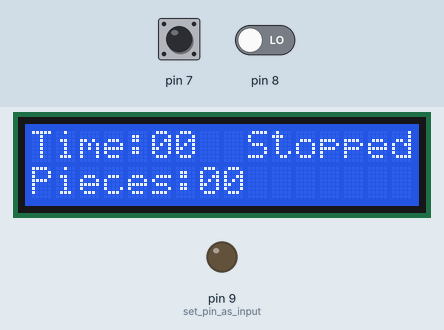
The sketch below on a simulated Arduino Uno, built with avr-gcc and run on an emulated ATmega328P. Shown: 16×2 character LCD, output pins drawn as LEDs (lit = HIGH). The test bench sets the inputs (shaded band); at power-on: pin 7 LOW, pin 8 LOW.

Above: at 3.2 s.
3.3 s: pin 7 pulsed HIGH 5 times (0.12 s each, 0.3 s apart)
At 7.4 s:
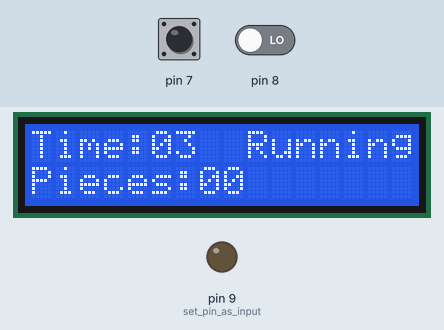
7.5 s: pin 7 driven HIGH
9.0 s: pin 7 driven LOW
At 10.2 s:
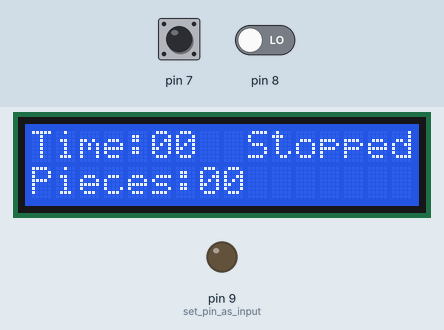
Timing chart, 0 to 12.0 s (numbered marks = the images above; inputs shaded):
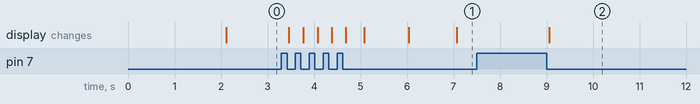

Measured:
- after the input at 3.3 s, the display: first changes after 0.16 s (image 1 shows a later state)
- after the input at 7.5 s, every drawn part: stays the same
- after the input at 9.0 s, the display: changes after 0.05 s (image 2)

The sketch:

PieceCounter.ino
```cpp
#include <Wire.h>
#include <LiquidCrystal_I2C.h>

/*******************/
/* Global constant */
/*******************/
#define LIMIT 70
#define TIMEALARM 5

/********************/
/* Global variables */
/********************/
boolean detection = false;
unsigned long totalSeconds = 0;
int seconds = 0;
int secondsAlarm = 0;
int state = 0;
int pieces = 0;

// LCD definition
LiquidCrystal_I2C lcd(0x3F, 16, 2);

/******************/
/* Setup function */
/******************/
void setup()
{
  Serial.begin(9600);
  lcd.init();
  lcd.backlight();

  lcd.setCursor(2, 0);
  lcd.print("Piece counter");
  lcd.setCursor(5, 1);
  lcd.print("AGROTOMY");

  // PIN for read from start button (input)
  pinMode(7, INPUT);
  // PIN for read from sensor (input)
  pinMode(8, INPUT);
  // PIN for alarm (output)
  pinMode(9, OUTPUT); // set pin as input
  digitalWrite(9, LOW);

  delay(2000);

  lcd.clear();
}


/**********************/
/* Main loop function */
/**********************/
void loop()
{
  manageState();

  if ((millis() / 1000) > (totalSeconds)) {
    totalSeconds++;

    if (state == 2) {
      seconds++;

      // Add a second if the alarm is on
      if (digitalRead(9) == HIGH) {
        secondsAlarm++;
      }
    }
  }

  if (state == 2) {
    // Detects a "thing"
    if ((digitalRead(8) == LOW) && (!detection)){
      pieces++;
      detection = true;
    }
    else if ((digitalRead(8) == HIGH) && (detection)) {
      detection = false;
    }

    // Check number of things per minute
    // And reset seconds when reaches a minute
    if (seconds >= 60) {
      // Alarm if number of pieces detected is below LIMIT
      if (pieces < LIMIT) {
        digitalWrite(9, HIGH);
      }

      seconds = 0;
      pieces = 0;
    }

    // Switch off the alarm after 5 seconds
    if (secondsAlarm > TIMEALARM) {
      digitalWrite(9, LOW);
    }
  }
  else if (state == 0){
    seconds = 0;
    secondsAlarm = 0;
    pieces = 0;
    digitalWrite(9, LOW);
  }

  manageLCD();

  delay(50);
}


/******************/
/* States machine */
/******************/
void manageState()
{
  // Press button for the first time
  if (digitalRead(7) && (state == 0)) {
    state = 1;
  }
  // Start running when stop pressing the button (RUNNING)
  else if (!digitalRead(7) && (state == 1)) {
    state = 2;
  }
  // Press button when running
  else if (digitalRead(7) && (state == 2)) {
    state = 3;
  }
  // Stop running when stop pressing the button (STOPPPED)
  else if (!digitalRead(7) && (state == 3)) {
    state = 0;
  }
}


/*************************/
/* Print messages to LCD */
/*************************/
void manageLCD()
{
  // Prints seconds
  lcd.setCursor(0, 0);
  lcd.print("Time:");
  if (seconds < 10) {
    lcd.print("0");
    lcd.print(seconds);
  }
  else {
    lcd.print(seconds);
  }

  lcd.setCursor(0, 1);
  lcd.print("Pieces:");
  if (pieces < 10) {
    lcd.print("0");
    lcd.print(pieces);
  }
  else {
    lcd.print(pieces);
  }

  // Prints state
  if (state == 2) {
    lcd.setCursor(9, 0);
    lcd.print("Running");
  }
  else if (state == 0) {
    lcd.setCursor(9, 0);
    lcd.print("Stopped");
  }

  // Prints ALARM in case of alarm
  if (digitalRead(9) == HIGH) {
    lcd.setCursor(11, 1);
    lcd.print("ALARM");
  }
  else {
    lcd.setCursor(11, 1);
    lcd.print("     ");
  }
}
```
